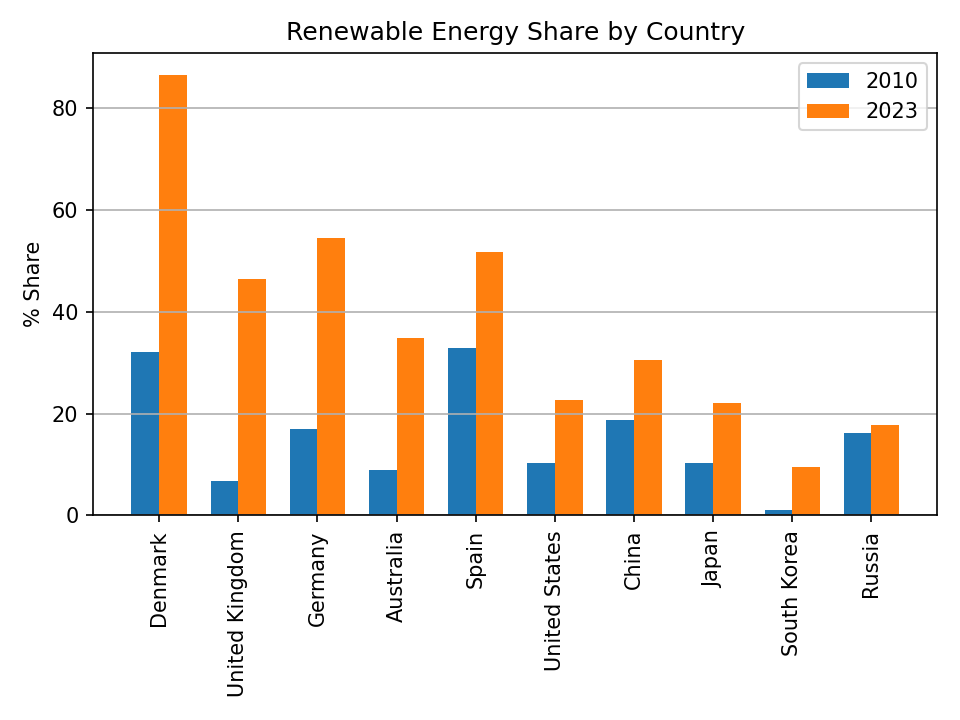

Here is the Python script that generated this plot:
# Ugly version: grouped bar chart instead of slope chart
import matplotlib.pyplot as plt
import pandas as pd
import numpy as np
import os

SCRIPT_DIR = os.path.dirname(os.path.abspath(__file__))
ROOT_DIR = os.path.dirname(os.path.dirname(SCRIPT_DIR))

df = pd.read_csv(os.path.join(ROOT_DIR, 'datasets', 'renewables_share.csv'))

countries = ['Denmark', 'United Kingdom', 'Germany', 'Australia', 'Spain',
             'United States', 'China', 'Japan', 'South Korea', 'Russia']

rows = []
for c in countries:
    v2010 = df[(df['Entity'] == c) & (df['Year'] == 2010)]['Renewables'].values
    v2023 = df[(df['Entity'] == c) & (df['Year'] == 2023)]['Renewables'].values
    if len(v2010) > 0 and len(v2023) > 0:
        rows.append({'country': c, 'y2010': v2010[0], 'y2023': v2023[0]})
data = pd.DataFrame(rows)

x = np.arange(len(data))
width = 0.35

fig, ax = plt.subplots()

ax.bar(x - width/2, data['y2010'], width, label='2010')
ax.bar(x + width/2, data['y2023'], width, label='2023')
ax.set_xticks(x)
ax.set_xticklabels(data['country'], rotation=90)
ax.set_title('Renewable Energy Share by Country')
ax.set_ylabel('% Share', rotation=90)
ax.legend()
ax.grid(True, axis='y')

plt.tight_layout()
plt.savefig(os.path.join(SCRIPT_DIR, '04_ugly.png'), dpi=150)
plt.show()
